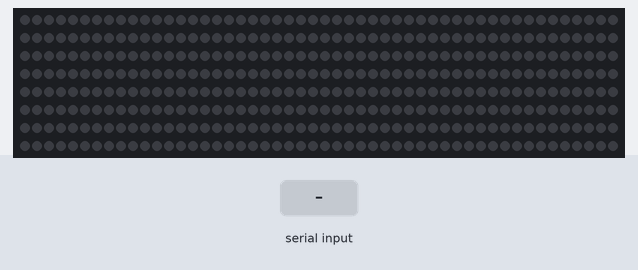
This sketch was run on a simulated Arduino Uno, built with avr-gcc and run on an emulated ATmega328P. Parts: 400 RGB LEDs in strip order, left to right, continuing on the next row. The test bench sets the inputs (shaded band). Dim RGB values are drawn brighter than linear; colours are those a GRB WS2812 strip shows for the declared byte order.

Above: at 3.2 s.
3.3 s: "R90\n" received over Serial
At 4.3 s:
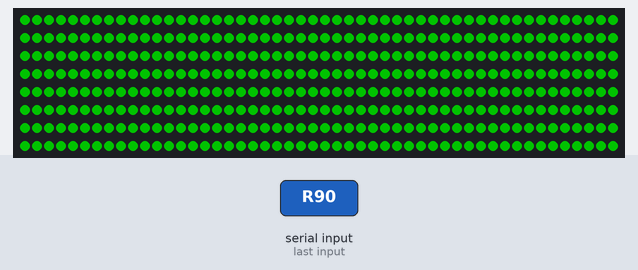
4.8 s: "G90\n" received over Serial
At 5.6 s:
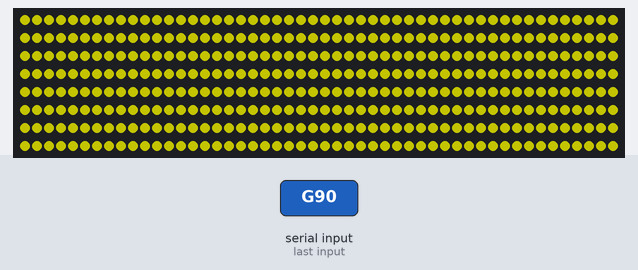
7.8 s: "R,45\n" received over Serial
At 8.2 s:
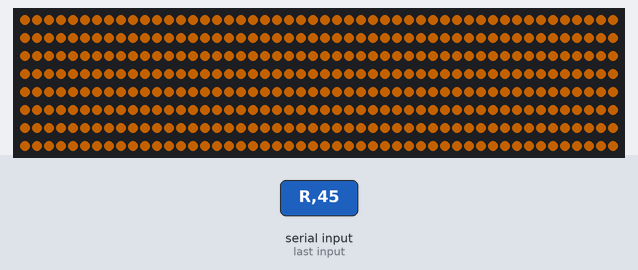
10.8 s: "B90\n" received over Serial
At 11.9 s:
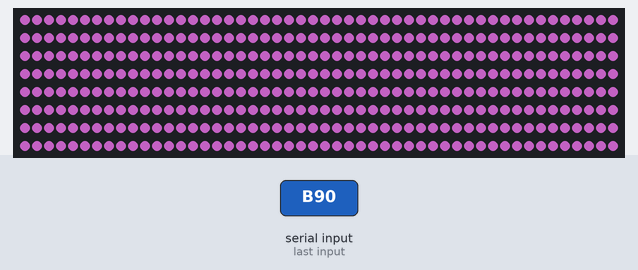
13.8 s: "G,45\n" received over Serial
At 14.4 s:
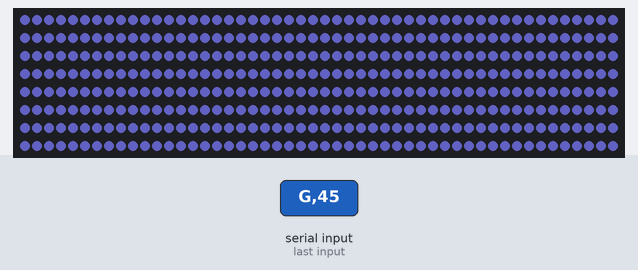
15.3 s: "B,45\n" received over Serial
Timing chart, 0 to 18.3 s (numbered marks = the images above; inputs shaded):
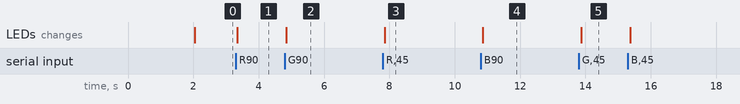

Measured:
- after the input at 3.3 s, the LEDs: change at once (image 1)
- after the input at 4.8 s, the LEDs: change after 0.05 s (image 2)
- after the input at 7.8 s, the LEDs: change after 0.05 s (image 3)
- after the input at 10.8 s, the LEDs: change after 0.06 s (image 4)
- after the input at 13.8 s, the LEDs: change after 0.07 s (image 5)

The sketch:

DMX_bluetooth_pixel.ino
```cpp
//PWM LED Brightness and Bluetooth Serial Link Demo
//By keuwlsoft:  www.keuwl.com  23rd Aug 2015
#include "FastLED.h"
#define NUM_LEDS 400
#define DATA_PIN 9
#define CLOCK_PIN 5
CRGB leds[NUM_LEDS];

//int Red_LED_Pin = 9; // PWM Pin for Red LED
//int Green_LED_Pin = 10; // PWM Pin for Green LED
//int Blue_LED_Pin = 11; // PWM Pin for Blue LED

//Varibles to hold brightness values ranging from 0 (off) to 255 (fully on)
int Red_value=0;
int Green_value=0;
int Blue_value=0;
int Delay_value=0;

char BluetoothData; // the data received from bluetooth serial link

void setup() {
       delay(2000);
    FastLED.addLeds<WS2812B, DATA_PIN, RGB>(leds, NUM_LEDS);
  //FastLED.addLeds<SM16716, DATA_PIN, CLOCK_PIN, RGB>(leds, NUM_LEDS);
  // Initialise LED pins as outputs
  // pinMode(Red_LED_Pin, OUTPUT);
  // pinMode(Green_LED_Pin, OUTPUT);
  // pinMode(Blue_LED_Pin, OUTPUT);

  //initialsie serial communication
  Serial.begin(9600);
}

void loop() {

  //Process any info coming from the bluetooth serial link
  if (Serial.available()){
    BluetoothData=Serial.read(); //Get next character from bluetooth
    if(BluetoothData=='R') Red_value=Serial.parseInt(); //Read Red value
    if(BluetoothData=='G') Green_value=Serial.parseInt(); //Read Green Value
    if(BluetoothData=='B') Blue_value=Serial.parseInt(); //Read Blue Value
    if(BluetoothData=='D') Delay_value=Serial.parseInt(); //Read Blue Value

  }

  //update LED Brightness
  //analogWrite(Red_LED_Pin, Red_value);
  //analogWrite(Green_LED_Pin, Green_value);
  //analogWrite(Blue_LED_Pin, Blue_value);
  leds[0].r = 0;
    leds[0].g = 0;
    leds[0].b = 0;
    for(int i=1;i<NUM_LEDS;i++)
  {leds[i]= leds[0];  }
  FastLED.show();
  delay(Delay_value);
    leds[0].r = Red_value;
    leds[0].g = Green_value;
    leds[0].b = Blue_value;
  for(int i=1;i<NUM_LEDS;i++)
  {leds[i]=leds[0];  }
  FastLED.show();

}
```
